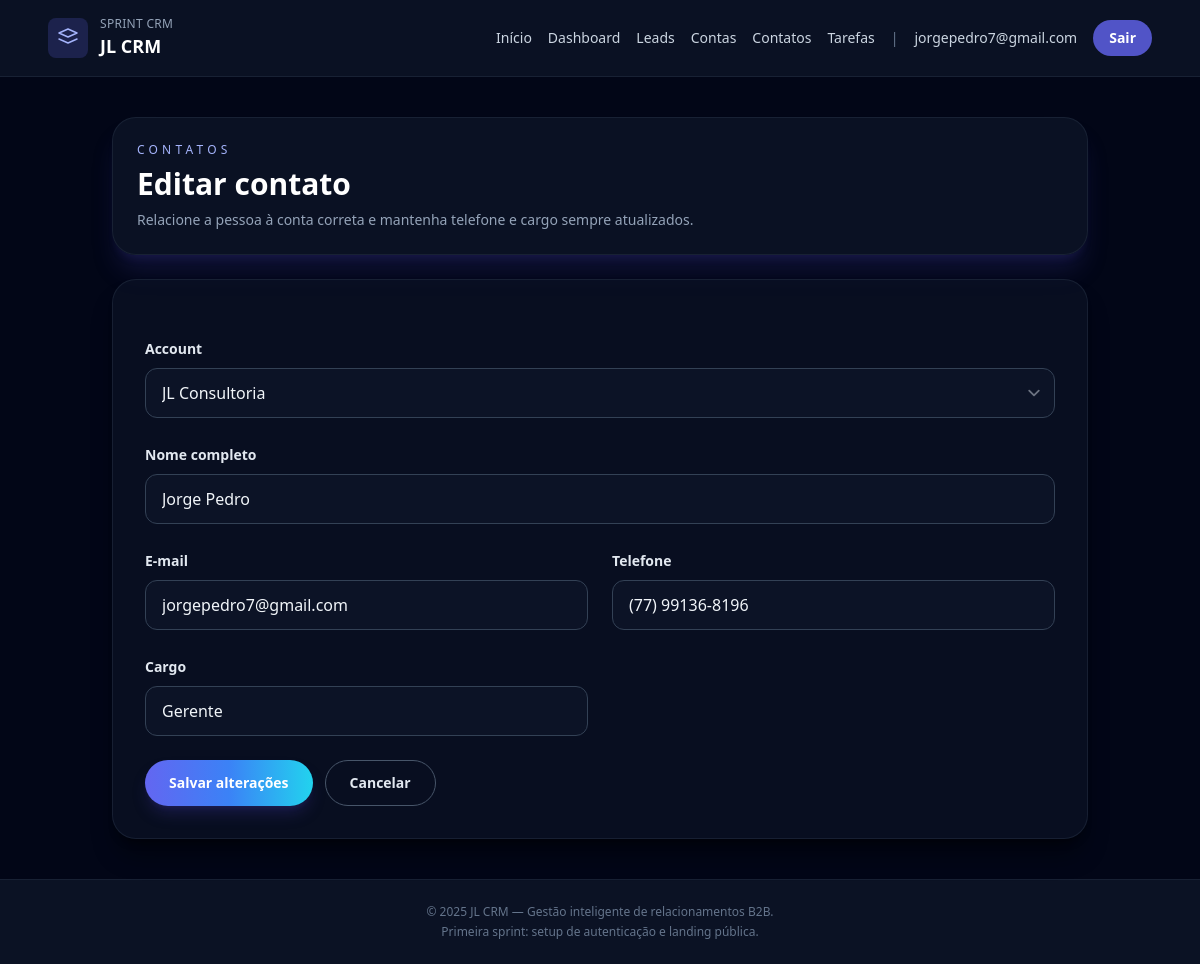
Screenshot of /contacts/1/editar/ (signed in) with the database file from the repository.
### users/models.py (models this page shows, shortened)
class User(AbstractUser):
    username = None
    email = models.EmailField('E-mail', unique=True)
    date_joined = models.DateTimeField(default=timezone.now)
    USERNAME_FIELD = 'email'
    REQUIRED_FIELDS = []
    objects = CustomUserManager()

### contacts/models.py (models this page shows, shortened)
class Contact(models.Model):
    owner = models.ForeignKey(
        settings.AUTH_USER_MODEL,
        on_delete=models.CASCADE,
        related_name='contacts',
    )
    account = models.ForeignKey(
        Account,
        on_delete=models.CASCADE,
        related_name='contacts',
    )
    name = models.CharField('Nome completo', max_length=150)
    email = models.EmailField('E-mail')
    phone = models.CharField('Telefone', max_length=20, blank=True)
    position = models.CharField('Cargo', max_length=120, blank=True)
    created_at = models.DateTimeField('Criado em', auto_now_add=True)
    updated_at = models.DateTimeField('Atualizado em', auto_now=True)
    class Meta:
        ordering = ['name']
        verbose_name = 'Contato'
        verbose_name_plural = 'Contatos'
        unique_together = ('owner', 'email')

### contacts/views.py (the view)
# urls.py: path('<int:pk>/editar/', ContactUpdateView.as_view(), name='update'),
class ContactUpdateView(ContactFormMixin, UpdateView):
    template_name = 'contacts/contact_form.html'

### accounts/models.py (called while the page is built)
    def __str__(self):
        return self.name

### contacts/views.py (called while the page is built)
    def get_queryset(self):
        return Contact.objects.filter(owner=self.request.user).select_related('account')

    def get_form_kwargs(self):
        kwargs = super().get_form_kwargs()
        kwargs['user'] = self.request.user
        return kwargs

### templates/contacts/contact_form.html (shortened to what this page needs)
{% extends 'base.html' %}
{% block content %}
<section class="space-y-6">
    <header class="rounded-3xl border border-slate-800/70 bg-slate-900/70 p-6 shadow-xl shadow-indigo-900/30">
        <p class="text-xs uppercase tracking-[0.35em] text-indigo-300">Contatos</p>
        <h1 class="mt-2 text-3xl font-semibold text-white">
            {% if form.instance.pk %}Editar contato{% else %}Novo contato{% endif %}
        </h1>
        <p class="mt-2 text-sm text-slate-400">Relacione a pessoa à conta correta e mantenha telefone e cargo sempre atualizados.</p>
    </header>
    <form method="post" class="space-y-6 rounded-3xl border border-slate-800/70 bg-slate-900/50 p-8 shadow-xl shadow-black/40">
        <div class="grid gap-6 md:grid-cols-2">
            {% for field in form %}
                <div class="space-y-2 {% if field.name == 'account' or field.name == 'name' %}md:col-span-2{% endif %}">
                    <label for="{{ field.id_for_label }}" class="text-sm font-semibold text-slate-200">{{ field.label }}</label>
                    {{ field }}
                </div>
            {% endfor %}
        </div>
        <div class="flex flex-wrap gap-3">
            <button type="submit" class="rounded-full bg-gradient-to-r from-indigo-500 via-blue-500 to-cyan-400 px-6 py-3 text-sm font-semibold text-white shadow-lg shadow-indigo-900/40 transition hover:opacity-90">
                {% if form.instance.pk %}Salvar alterações{% else %}Cadastrar contato{% endif %}
            </button>
            <a href="{% url 'contacts:list' %}" class="rounded-full border border-slate-600 px-6 py-3 text-sm font-semibold text-slate-200 transition hover:border-indigo-400">Cancelar</a>
        </div>
    </form>
</section>
{% endblock %}

### templates/base.html (shortened to what this page needs)
{% load static %}
<!DOCTYPE html>
<html lang="pt-BR" class="bg-slate-950">
<head>
    <script src="https://cdn.tailwindcss.com?plugins=forms,typography" defer></script>
</head>
<body class="min-h-screen bg-slate-950 font-sans text-slate-100">
    <div class="absolute inset-0 -z-10 bg-gradient-to-br from-slate-900 via-slate-950 to-slate-900"></div>
    <div class="absolute inset-x-0 top-0 -z-10 h-96 bg-gradient-to-br from-indigo-600/30 via-blue-500/10 to-transparent blur-3xl"></div>
    <header class="border-b border-slate-800/70 bg-slate-900/70 backdrop-blur">
        <div class="mx-auto flex max-w-6xl items-center justify-between px-6 py-4">
            <a href="/" class="flex items-center gap-3">
                <span class="rounded-lg bg-indigo-500/20 p-2 text-indigo-300">
                    <svg xmlns="http://www.w3.org/2000/svg" class="h-6 w-6" fill="none" viewBox="0 0 24 24" stroke="currentColor">
                        <path stroke-linecap="round" stroke-linejoin="round" stroke-width="1.5" d="M3 7l9-4 9 4-9 4-9-4zm0 6l9 4 9-4" />
                    </svg>
                </span>
                <div>
                    <p class="text-xs uppercase tracking-wide text-slate-400">Sprint CRM</p>
                    <p class="text-lg font-semibold text-white">JL CRM</p>
                </div>
            </a>
            <nav class="flex items-center gap-4 text-sm font-medium text-slate-300">
                <a href="/" class="transition hover:text-white">Início</a>
                {% if user.is_authenticated %}
                    <a href="{% url 'dashboard' %}" class="transition hover:text-white">Dashboard</a>
                    <a href="{% url 'leads:list' %}" class="transition hover:text-white">Leads</a>
                    <a href="{% url 'accounts:list' %}" class="transition hover:text-white">Contas</a>
                    <a href="{% url 'contacts:list' %}" class="transition hover:text-white">Contatos</a>
                    <a href="{% url 'tasks:list' %}" class="transition hover:text-white">Tarefas</a>
                    <span class="hidden text-slate-500 sm:inline">|</span>
                    <span class="hidden text-sm text-slate-300 sm:inline">{{ user.email }}</span>
                    <a href="{% url 'users:logout' %}" class="rounded-full bg-indigo-500/80 px-4 py-2 text-sm font-semibold text-white transition hover:bg-indigo-400/80">Sair</a>
                {% endif %}
            </nav>
        </div>
    </header>
    <main class="relative mx-auto flex w-full max-w-5xl flex-1 flex-col px-6 py-10">
        {% block content %}{% endblock %}
    </main>
    <footer class="border-t border-slate-800/70 bg-slate-900/70 py-6 text-center text-xs text-slate-500">
        <p>© {% now 'Y' %} JL CRM — Gestão inteligente de relacionamentos B2B.</p>
        <p class="mt-1">Primeira sprint: setup de autenticação e landing pública.</p>
    </footer>
</body>
</html>

### rows the page displays
User: email "jorgepedro7@gmail.com"
Contact: form "JL Consultoria" "Jorge Pedro" "jorgepedro7@gmail.com" "(77) 99136-8196" "Gerente"

### other values shown
{{ field.label }} "Account" "Nome completo" "E-mail" "Telefone" "Cargo"
